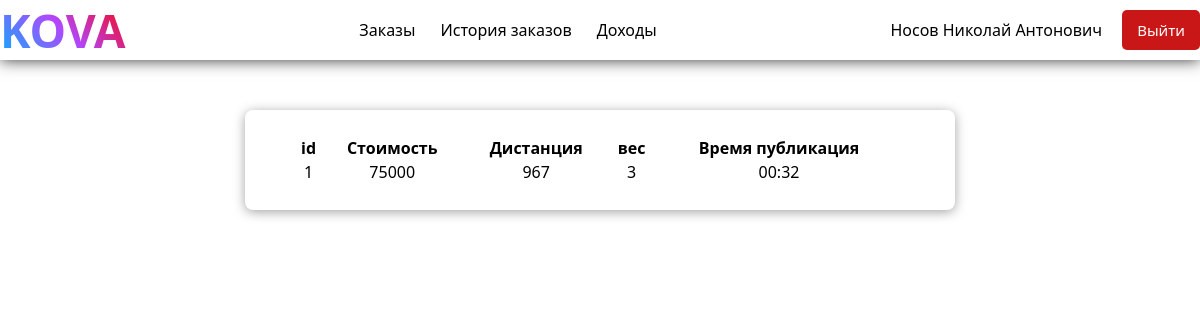
/order (signed in), run on the app's committed database.
### tables this page shows
CREATE TABLE users (
id integer PRIMARY KEY AUTOINCREMENT,
surname text NOT NULL,
name text NOT NULL,
second_surname text NOT NULL,
phone_number text NOT NULL,
weight integer NOT NULL,
distance integer NOT NULL,
password text NOT NULL,
time integer NOT NULL
);

CREATE TABLE orders (
id integer PRIMARY KEY AUTOINCREMENT,
price integer NOT NULL,
distance integer NOT NULL,
weight integer NOT NULL,
time integer NOT NULL
);

### app.py (the view)
@app.route("/order")
@login_required
def order():
    res = dbase.getOrder()
    return render_template('profile__order.html', order=res)

### FDataBase.py (called while the page is built)
    def getUser(self, user_id):
        try:
            self.__cur.execute("SELECT * FROM users WHERE id = ?", (user_id,))
            res = self.__cur.fetchone()
            if not res:
                print("Пользователь не найден")
            return res or False
        except sqlite3.Error as e:
            print("Ошибка получения данных из БД:", e)
            return False

    def getOrder(self):
        try:
            self.__cur.execute("SELECT * FROM orders")
            return self.__cur.fetchall()
        except sqlite3.Error as e:
            print("Ошибка получения заказов из БД:", e)
            return []

### UserLogin.py (called while the page is built)
    def fromDB(self, user_id, db):
        self.__user = db.getUser(user_id)
        return self

    def get_name(self):
        return str(self.__user['name'])

    def get_surname(self):
        return str(self.__user['surname'])

    def get_second_surname(self):
        return str(self.__user['second_surname'])

### app.py (called while the page is built)
@login_manager.user_loader
def load_user(user_id):
    return UserLogin().fromDB(user_id, dbase)

def connect_db():
    conn = sqlite3.connect(app.config['DATABASE'])
    conn.row_factory = sqlite3.Row
    return conn

def get_db():
    if not hasattr(g, 'link_db'):
        g.link_db = connect_db()
    return g.link_db

@app.before_request
def before_request():
    global dbase
    db = get_db()
    dbase = FDataBase(db)

### templates/profile__order.html
{% extends 'profile.html' %}
{% block body %}
<div class="container">
    {% for order in order %}
    <table>
            <thead>
                <tr>
                    <th>id</th>
                    <th>Стоимость</th>
                    <th>Дистанция</th>
                    <th>вес</th>
                    <th>Время публикация</th>
                </tr>
            </thead>
            <tbody>
                <tr>
                    <td>{{ order[0] }}</td>
                    <td>{{ order[1] }}</td>
                    <td>{{ order[2] }}</td>
                    <td>{{ order[3] }}</td>
                    <td>{{ order[4] }}</td>
                </tr>
            </tbody>
        </table>
    {% endfor %}
</div>
{% endblock %}

### templates/profile.html (shortened to what this page needs)
<!doctype html>
<html lang="ru">
<head>
    <link rel="stylesheet" href="{{url_for('static', filename="css/profile.css")}}">
    <link rel="stylesheet" href="{{url_for('static', filename="css/profile__order.css")}}">
</head>
<body>
    <header>
        <div class="header__inner">
            <div class="logo">KOVA</div>
            <ul>
                <li><a class="header__link" href="{{url_for('order')}}">Заказы</a></li>
                <li><a class="header__link" href="{{url_for('history')}}">История заказов</a></li>
                <li><a class="header__link" href="{{url_for('money')}}">Доходы</a></li>
            </ul>
            <div style="display: flex; align-items: center;">
                <div class="username">{{current_user.get_surname()}} {{current_user.get_name()}} {{current_user.get_second_surname()}}</div>
                <p><a class="logout" href="{{url_for('logout')}}">Выйти</a>
            </div>
        </div>
    </header>
    {% block body %}
    {% endblock %}
</body>
</html>

### static/css/profile.css (style rules this page uses)
body { margin: 0; padding: 0; font-family: raleway_m, sans-serif; }
.logo { font-size: 46px; font-weight: 900; display: inline-block; background: linear-gradient(45deg, #00b3ff, #b147ff, red); -webkit-background-clip: text; -webkit-text-fill-color: transparent; }
header { width: 100%; height: 60px; box-shadow: 0px 0px 15px #333; }
.header__inner { display: flex; justify-content: space-between; align-items: center; margin: auto; height: 100%; width: 100%; max-width: 1200px; }
.logout { text-decoration: none; color: #fff; font-size: 15px; padding: 10px 15px 10px 15px; background: #c91616; border-radius: 5px; transition: .2s; }
.username { margin-right: 20px; }
ul { display: inherit; }
ul li { list-style: none; }
ul li:not(:last-child) { margin-right: 25px; }
.header__link { text-decoration: none; display: inline; transition: .2s; color: #000; }

### static/css/profile__order.css (style rules this page uses)
* { margin: 0; padding: 0; font-family: system-ui, -apple-system, BlinkMacSystemFont, 'Segoe UI', Roboto, Oxygen, Ubuntu, Cantarell, 'Open Sans', 'Helvetica Neue', sans-serif; }
.container { margin: 0 auto; width: 100%; max-width: 1200px; display: grid; place-items: center; }
table { margin-top: 50px; width: 100%; max-width: 710px; text-align: center; border-radius: 8px; box-shadow: 0px 2px 12px #a3a3a3; padding: 25px 50px; }

### data on the page
users: get_surname "Носов", get_name "Николай", get_second_surname "Антонович"
orders: id "1", price "75000", distance "967", weight "3", time "00:32"
